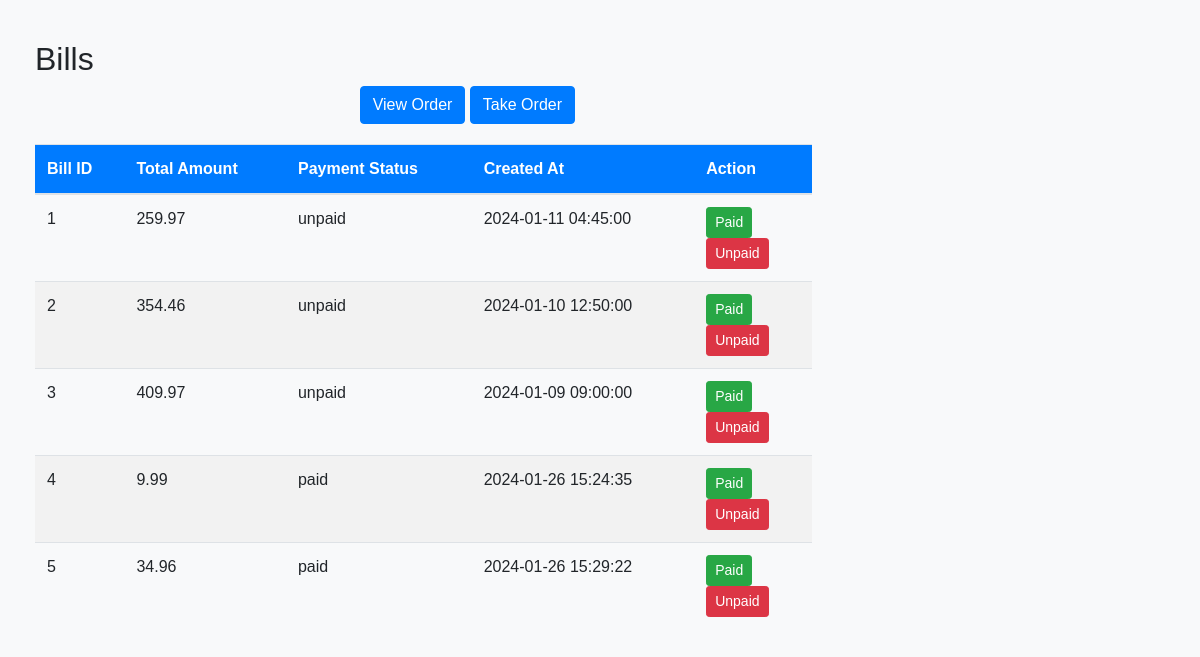
The page /bills.php on the database its author committed.
### tables this page shows
CREATE TABLE `bills` (
  `bill_id` int(11) NOT NULL,
  `order_id` int(11) DEFAULT NULL,
  `total_amount` decimal(10,2) DEFAULT NULL,
  `payment_status` enum('unpaid','paid') DEFAULT 'unpaid',
  `bill_date` timestamp NOT NULL DEFAULT current_timestamp()
);

### bills.php (the view, shortened to what this page needs)
<?php
include('connection.php');
$bills = $conn->query("SELECT * FROM bills");
?>
<!DOCTYPE html>
<html lang="en">
<head>
    <link rel="stylesheet" href="https://stackpath.bootstrapcdn.com/bootstrap/4.3.1/css/bootstrap.min.css">
</head>
<body>
    <div class="container">
        <h2>Bills</h2>
        <div class="col-md-6 text-right">
            <button class="btn btn-primary" onclick="location.href='order.php'">View Order</button>
            <button class="btn btn-primary" onclick="location.href='take.php'">Take Order</button>
        </div>
        <div class="bill-container">
            <table class="table">
                <thead>
                    <tr>
                        <th>Bill ID</th>
                        <th>Total Amount</th>
                        <th>Payment Status</th>
                        <th>Created At</th>
                        <th>Action</th>
                    </tr>
                </thead>
                <tbody>
                    <?php while ($row = $bills->fetch_assoc()) : ?>
                        <tr>
                            <td><?php echo $row['bill_id']; ?></td>
                            <td><?php echo number_format($row['total_amount'], 2); ?></td>
                            <td><?php echo $row['payment_status']; ?></td>
                            <td><?php echo $row['bill_date']; ?></td>
                            <td class="status-buttons">
                                <form method="post">
                                    <button type="submit" class="btn btn-sm btn-success" name="update_status">Paid</button>
                                </form>
                                <form method="post">
                                    <button type="submit" class="btn btn-sm btn-danger" name="update_status">Unpaid</button>
                                </form>
                            </td>
                        </tr>
                    <?php endwhile; ?>
                </tbody>
            </table>
        </div>
    </div>
</body>
</html>

### bills.php (style rules this page uses)
body { font-family: 'Arial', sans-serif; background-color: #f8f9fa; padding-top: 20px; }
.container { margin: 20px; }
.bill-container { width: 70%; }
table { width: 100%; margin-top: 20px; }
th, td { padding: 12px; text-align: left; }
th { background-color: #007bff; color: #fff; }
tr:nth-child(even) { background-color: #f2f2f2; }
.status-buttons button { margin-right: 5px; }

### rows shown on the page
bills: bill_id "1", total_amount "259.97", payment_status "unpaid", bill_date "2024-01-11 04:45:00"
bills: bill_id "2", total_amount "354.46", payment_status "unpaid", bill_date "2024-01-10 12:50:00"
bills: bill_id "3", total_amount "409.97", payment_status "unpaid", bill_date "2024-01-09 09:00:00"
bills: bill_id "4", total_amount "9.99", payment_status "paid", bill_date "2024-01-26 15:24:35"
bills: bill_id "5", total_amount "34.96", payment_status "paid", bill_date "2024-01-26 15:29:22"
